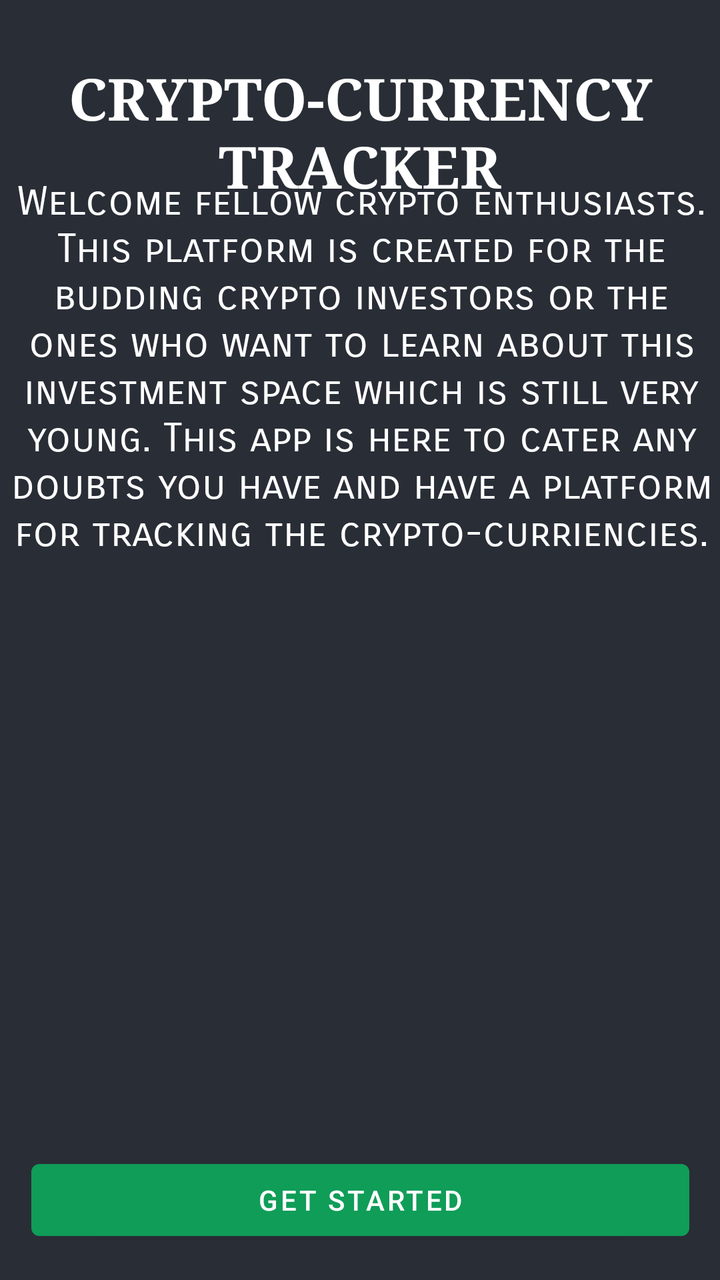
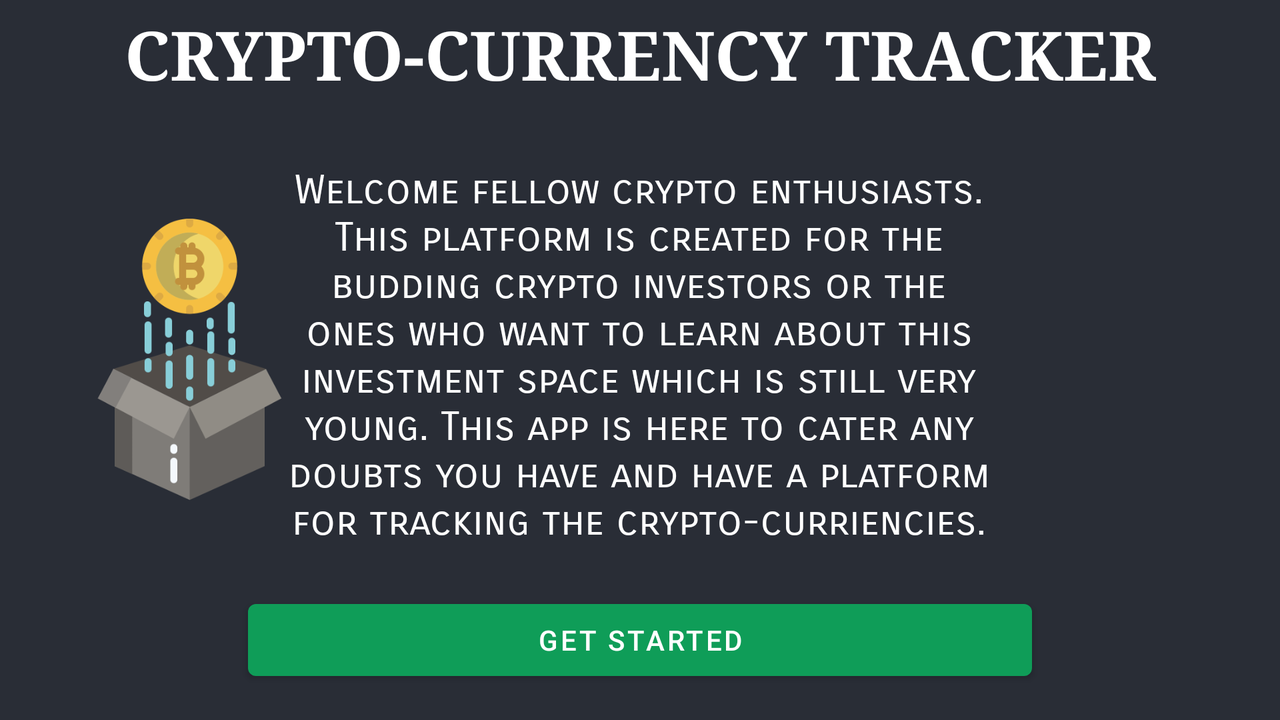

Compare how this app lays out the same screen by default and in its alternative resource folder. The renders come first, then the two layout files and the values they reference.
<!-- AndroidManifest.xml: application theme Theme.Crypto_currency_tracker -->
<!-- res/layout/activity_main.xml -->
<?xml version="1.0" encoding="utf-8"?>
<androidx.constraintlayout.widget.ConstraintLayout xmlns:android="http://schemas.android.com/apk/res/android"
    xmlns:app="http://schemas.android.com/apk/res-auto"
    xmlns:tools="http://schemas.android.com/tools"
    android:layout_width="match_parent"
    android:layout_height="match_parent"
    android:background="@color/black_shade_1"
    tools:context=".MainActivity">

    <TextView
        android:id="@+id/textView2"
        android:layout_width="362dp"
        android:layout_height="214dp"
        android:background="#00000000"
        android:backgroundTint="#00000000"
        android:fontFamily="sans-serif-smallcaps"
        android:text="@string/welcome_fellow_crypto_enthusiasts_this_platform_is_created_for_the_budding_crypto_investors_or_the_ones_who_want_to_learn_about_this_investment_space_which_is_still_very_young_this_app_is_here_to_cater_any_doubts_you_have_and_have_a_platform_for_tracking_the_crypto_curriencies"
        android:textAlignment="center"
        android:textColor="@color/white"
        android:textSize="20sp"
        app:layout_constraintBottom_toBottomOf="parent"
        app:layout_constraintEnd_toEndOf="parent"
        app:layout_constraintHorizontal_bias="0.489"
        app:layout_constraintStart_toStartOf="parent"
        app:layout_constraintTop_toTopOf="parent"
        app:layout_constraintVertical_bias="0.208" />

    <TextView
        android:id="@+id/textView3"
        android:layout_width="wrap_content"
        android:layout_height="wrap_content"
        android:fontFamily="serif"
        android:text="CRYPTO-CURRENCY TRACKER"
        android:textAlignment="center"
        android:textColor="@color/white"
        android:textSize="29sp"
        android:textStyle="bold"
        app:layout_constraintBottom_toBottomOf="parent"
        app:layout_constraintEnd_toEndOf="parent"
        app:layout_constraintStart_toStartOf="parent"
        app:layout_constraintTop_toTopOf="parent"
        app:layout_constraintVertical_bias="0.052" />

    <Button
        android:id="@+id/gs"
        android:layout_width="329dp"
        android:layout_height="48dp"
        android:layout_marginBottom="16dp"
        android:text="@string/get_started"
        app:layout_constraintBottom_toBottomOf="parent"
        app:layout_constraintEnd_toEndOf="parent"
        app:layout_constraintStart_toStartOf="parent" />

    <ImageView
        android:id="@+id/imageView2"
        android:layout_width="352dp"
        android:layout_height="417dp"
        app:layout_constraintBottom_toBottomOf="parent"
        app:layout_constraintEnd_toEndOf="parent"
        app:layout_constraintHorizontal_bias="0.491"
        app:layout_constraintStart_toStartOf="parent"
        app:layout_constraintTop_toTopOf="parent"
        app:layout_constraintVertical_bias="0.949"
        app:srcCompat="@drawable/bitcoin" />

</androidx.constraintlayout.widget.ConstraintLayout>
<!-- resources referenced by this layout -->
<resources>
  <color name="black_shade_1">#292D36</color>
  <color name="white">#FFFFFFFF</color>
  <string name="get_started">Get Started</string>
  <string name="welcome_fellow_crypto_enthusiasts_this_platform_is_created_for_the_budding_crypto_investors_or_the_ones_who_want_to_learn_about_this_investment_space_which_is_still_very_young_this_app_is_here_to_cater_any_doubts_you_have_and_have_a_platform_for_tracking_the_crypto_curriencies">Welcome fellow crypto enthusiasts. This platform is created for the budding crypto investors or the ones who want to learn about this investment space which is still very young. This app is here to cater any doubts you have and have a platform for tracking the crypto-curriencies.</string>
  <style name="Theme.Crypto_currency_tracker" parent="Theme.MaterialComponents.DayNight.DarkActionBar">
          
          <item name="colorPrimary">@color/purple_500</item>
          <item name="colorPrimaryVariant">@color/purple_700</item>
          <item name="colorOnPrimary">@color/white</item>
          
          <item name="colorSecondary">@color/teal_200</item>
          <item name="colorSecondaryVariant">@color/teal_700</item>
          <item name="colorOnSecondary">@color/black</item>
          
          <item name="android:statusBarColor" tools:targetApi="l">?attr/colorPrimaryVariant</item>
          
  
      </style>
  <color name="purple_500">#0F9D58</color>
  <color name="purple_700">#0F9D58</color>
  <color name="teal_200">#0F9D58</color>
  <color name="teal_700">#FF018786</color>
  <color name="black">#FF000000</color>
</resources>
<!-- res/layout-land/activity_main.xml (the repository's variant of the layout above) -->
<!-- drawn on the phone turned sideways -->
<?xml version="1.0" encoding="utf-8"?>
<androidx.constraintlayout.widget.ConstraintLayout xmlns:android="http://schemas.android.com/apk/res/android"
    xmlns:app="http://schemas.android.com/apk/res-auto"
    xmlns:tools="http://schemas.android.com/tools"
    android:layout_width="match_parent"
    android:layout_height="match_parent"
    android:background="@color/black_shade_1"
    tools:context=".MainActivity">

    <TextView
        android:id="@+id/textView2"
        android:layout_width="362dp"
        android:layout_height="214dp"
        android:background="#00000000"
        android:backgroundTint="#00000000"
        android:fontFamily="sans-serif-smallcaps"
        android:text="@string/welcome_fellow_crypto_enthusiasts_this_platform_is_created_for_the_budding_crypto_investors_or_the_ones_who_want_to_learn_about_this_investment_space_which_is_still_very_young_this_app_is_here_to_cater_any_doubts_you_have_and_have_a_platform_for_tracking_the_crypto_curriencies"
        android:textAlignment="center"
        android:textColor="@color/white"
        android:textSize="20sp"
        app:layout_constraintBottom_toBottomOf="parent"
        app:layout_constraintEnd_toEndOf="parent"
        app:layout_constraintHorizontal_bias="0.498"
        app:layout_constraintStart_toStartOf="parent"
        app:layout_constraintTop_toTopOf="parent"
        app:layout_constraintVertical_bias="0.568" />

    <TextView
        android:id="@+id/textView3"
        android:layout_width="wrap_content"
        android:layout_height="wrap_content"
        android:fontFamily="serif"
        android:text="CRYPTO-CURRENCY TRACKER"
        android:textColor="@color/white"
        android:textSize="34sp"
        android:textStyle="bold"
        app:layout_constraintBottom_toBottomOf="parent"
        app:layout_constraintEnd_toEndOf="parent"
        app:layout_constraintStart_toStartOf="parent"
        app:layout_constraintTop_toTopOf="parent"
        app:layout_constraintVertical_bias="0.013" />

    <Button
        android:id="@+id/gs"
        android:layout_width="392dp"
        android:layout_height="48dp"
        android:layout_marginBottom="16dp"
        android:text="@string/get_started"
        app:layout_constraintBottom_toBottomOf="parent"
        app:layout_constraintEnd_toEndOf="parent"
        app:layout_constraintStart_toStartOf="parent" />

    <ImageView
        android:id="@+id/imageView"
        android:layout_width="159dp"
        android:layout_height="173dp"
        android:layout_marginEnd="16dp"
        app:layout_constraintBottom_toBottomOf="parent"
        app:layout_constraintEnd_toEndOf="parent"
        app:layout_constraintTop_toTopOf="parent"
        app:srcCompat="@drawable/bitcoin" />

    <ImageView
        android:id="@+id/imageView3"
        android:layout_width="175dp"
        android:layout_height="150dp"
        app:layout_constraintBottom_toBottomOf="parent"
        app:layout_constraintEnd_toEndOf="parent"
        app:layout_constraintHorizontal_bias="0.016"
        app:layout_constraintStart_toStartOf="parent"
        app:layout_constraintTop_toTopOf="parent"
        app:layout_constraintVertical_bias="0.498"
        app:srcCompat="@drawable/bitcoin1" />
</androidx.constraintlayout.widget.ConstraintLayout>
<!-- resources referenced by the variant -->
<!-- as the phone turned sideways resolves them -->
<resources>
  <color name="black_shade_1">#292D36</color>
  <color name="white">#FFFFFFFF</color>
  <!-- drawable bitcoin1: png bitmap (drawable, 24262 bytes) -->
  <string name="get_started">Get Started</string>
  <string name="welcome_fellow_crypto_enthusiasts_this_platform_is_created_for_the_budding_crypto_investors_or_the_ones_who_want_to_learn_about_this_investment_space_which_is_still_very_young_this_app_is_here_to_cater_any_doubts_you_have_and_have_a_platform_for_tracking_the_crypto_curriencies">Welcome fellow crypto enthusiasts. This platform is created for the budding crypto investors or the ones who want to learn about this investment space which is still very young. This app is here to cater any doubts you have and have a platform for tracking the crypto-curriencies.</string>
  <style name="Theme.Crypto_currency_tracker" parent="Theme.MaterialComponents.DayNight.DarkActionBar">
          
          <item name="colorPrimary">@color/purple_500</item>
          <item name="colorPrimaryVariant">@color/purple_700</item>
          <item name="colorOnPrimary">@color/white</item>
          
          <item name="colorSecondary">@color/teal_200</item>
          <item name="colorSecondaryVariant">@color/teal_700</item>
          <item name="colorOnSecondary">@color/black</item>
          
          <item name="android:statusBarColor" tools:targetApi="l">?attr/colorPrimaryVariant</item>
          
  
      </style>
  <color name="purple_500">#0F9D58</color>
  <color name="purple_700">#0F9D58</color>
  <color name="teal_200">#0F9D58</color>
  <color name="teal_700">#FF018786</color>
  <color name="black">#FF000000</color>
</resources>
